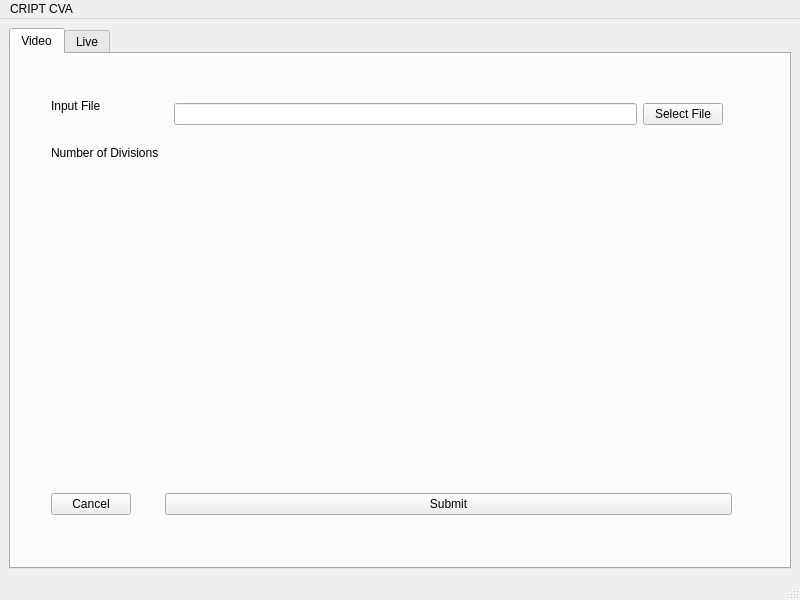
<?xml version="1.0" encoding="UTF-8"?>
<ui version="4.0">
 <class>MainWindow</class>
 <widget class="QMainWindow" name="MainWindow">
  <property name="geometry">
   <rect>
    <x>0</x>
    <y>0</y>
    <width>800</width>
    <height>600</height>
   </rect>
  </property>
  <property name="windowTitle">
   <string>MainWindow</string>
  </property>
  <widget class="QWidget" name="centralwidget">
   <layout class="QHBoxLayout" name="horizontalLayout">
    <item>
     <widget class="QTabWidget" name="tabWidget">
      <property name="currentIndex">
       <number>0</number>
      </property>
      <widget class="QWidget" name="Video">
       <property name="maximumSize">
        <size>
         <width>770</width>
         <height>489</height>
        </size>
       </property>
       <attribute name="title">
        <string>Video</string>
       </attribute>
       <widget class="QWidget" name="formWidget" native="true">
        <property name="geometry">
         <rect>
          <x>20</x>
          <y>20</y>
          <width>721</width>
          <height>461</height>
         </rect>
        </property>
        <property name="maximumSize">
         <size>
          <width>761</width>
          <height>481</height>
         </size>
        </property>
        <layout class="QFormLayout" name="formLayout">
         <property name="sizeConstraint">
          <enum>QLayout::SetMinimumSize</enum>
         </property>
         <property name="verticalSpacing">
          <number>10</number>
         </property>
         <property name="leftMargin">
          <number>20</number>
         </property>
         <property name="topMargin">
          <number>20</number>
         </property>
         <property name="rightMargin">
          <number>20</number>
         </property>
         <property name="bottomMargin">
          <number>20</number>
         </property>
         <item row="0" column="0">
          <widget class="QLabel" name="inputFileLabel">
           <property name="text">
            <string>Input File</string>
           </property>
          </widget>
         </item>
         <item row="0" column="1">
          <widget class="QWidget" name="inputFileWidget" native="true">
           <layout class="QHBoxLayout" name="horizontalLayout_3">
            <item>
             <widget class="QLineEdit" name="filePathEdit"/>
            </item>
            <item>
             <widget class="QPushButton" name="selectFileButton">
              <property name="text">
               <string>Select File</string>
              </property>
             </widget>
            </item>
           </layout>
          </widget>
         </item>
         <item row="1" column="0">
          <widget class="QLabel" name="divisionsLabel">
           <property name="text">
            <string>Number of Divisions</string>
           </property>
          </widget>
         </item>
         <item row="1" column="1">
          <widget class="QWidget" name="divisionsWidget" native="true">
           <layout class="QHBoxLayout" name="horizontalLayout_2"/>
          </widget>
         </item>
         <item row="2" column="1">
          <spacer name="verticalSpacer">
           <property name="orientation">
            <enum>Qt::Vertical</enum>
           </property>
           <property name="sizeHint" stdset="0">
            <size>
             <width>20</width>
             <height>40</height>
            </size>
           </property>
          </spacer>
         </item>
         <item row="3" column="0">
          <widget class="QPushButton" name="cancelButton">
           <property name="text">
            <string>Cancel</string>
           </property>
          </widget>
         </item>
         <item row="3" column="1">
          <widget class="QPushButton" name="submitButton">
           <property name="text">
            <string>Submit</string>
           </property>
          </widget>
         </item>
        </layout>
       </widget>
      </widget>
      <widget class="QWidget" name="Live">
       <attribute name="title">
        <string>Live</string>
       </attribute>
      </widget>
     </widget>
    </item>
   </layout>
  </widget>
  <widget class="QMenuBar" name="menubar">
   <property name="geometry">
    <rect>
     <x>0</x>
     <y>0</y>
     <width>800</width>
     <height>37</height>
    </rect>
   </property>
   <widget class="QMenu" name="menuCRIPT">
    <property name="title">
     <string>CRIPT CVA</string>
    </property>
    <addaction name="actionSettings"/>
   </widget>
   <addaction name="menuCRIPT"/>
  </widget>
  <widget class="QStatusBar" name="statusbar"/>
  <action name="actionStart_Analysis">
   <property name="text">
    <string>Start Analysis</string>
   </property>
  </action>
  <action name="actionSettings">
   <property name="text">
    <string>Settings</string>
   </property>
  </action>
 </widget>
 <resources/>
 <connections/>
</ui>
